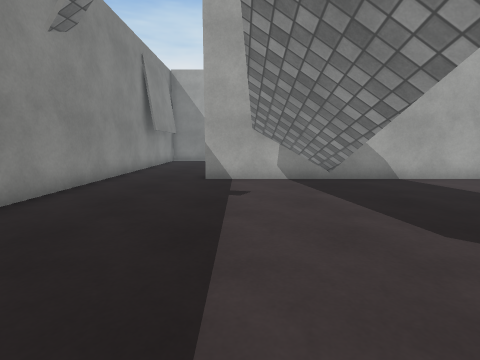
[1] (above)

21 first-person views from a walk through a 3-D level made in the Unity game engine. The camera is 1.2 m above the floor, tilts 8° down and sees 85° across. The floor is counted in squares, 1 m on a side. Each view is taken from the middle of a square. On the plan, view 1 faces up. The plan holds only what a view shows up to about 12 squares ahead; the rest is blank. The place goes on beyond the plan. The player is left out. Surface patterns are stand-ins for the level's own textures.

[2]
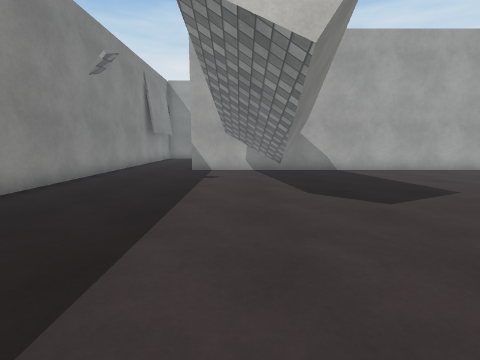

[3]
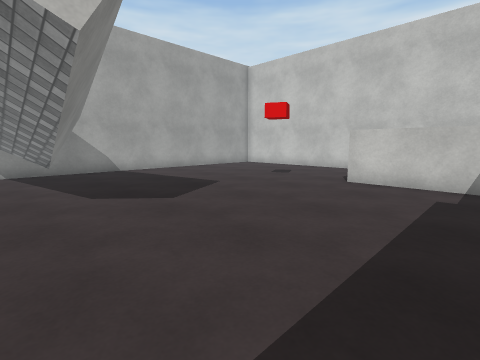

[4]
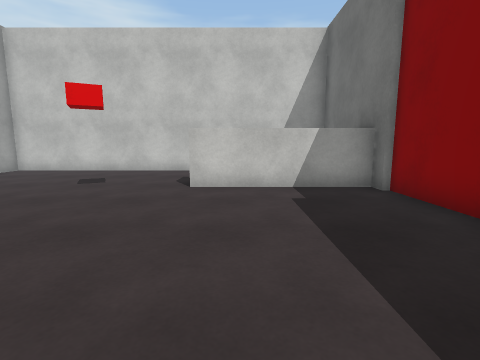

[5]
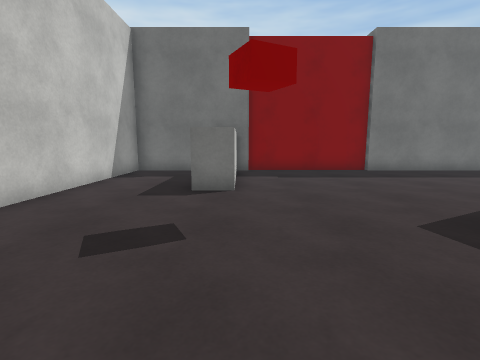

[6]
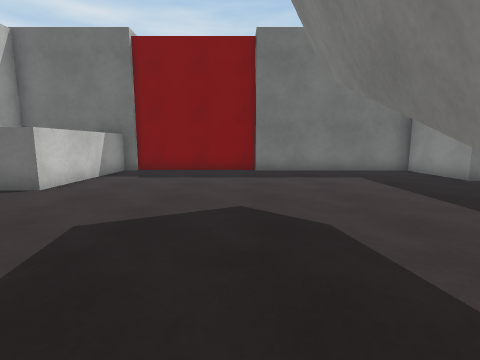

[7]
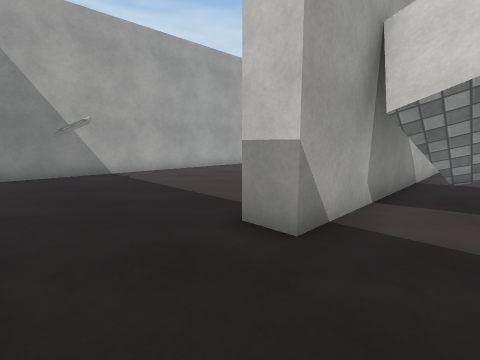

[8]
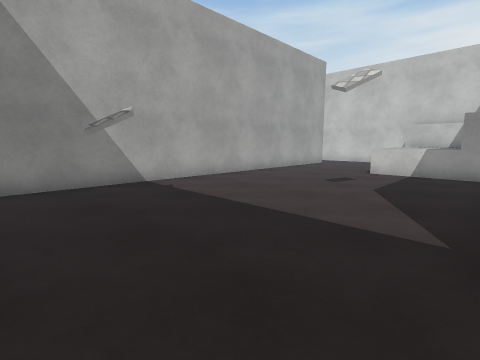

[9]
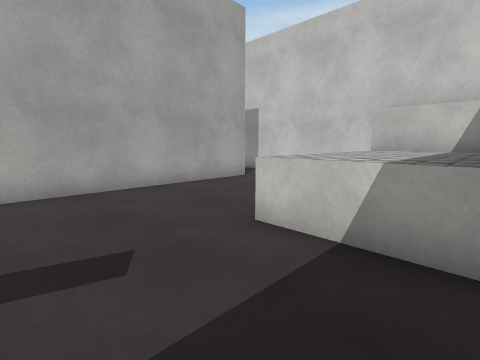

[10]
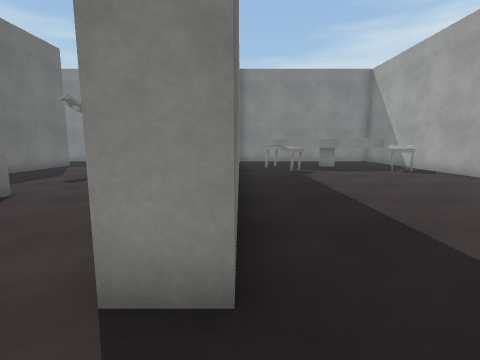

[11]
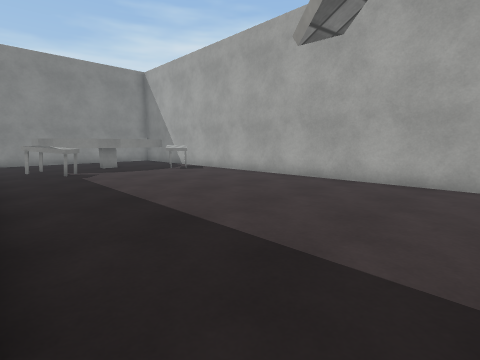

[12]
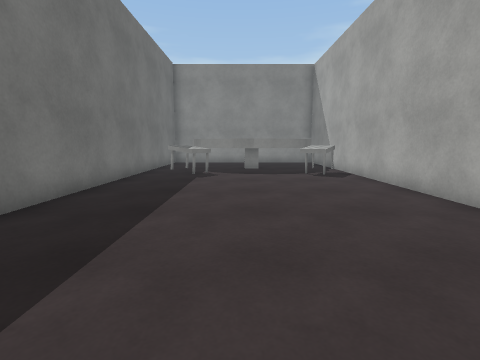

[13]
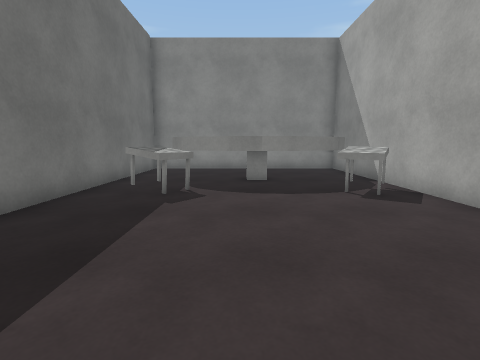

[14]
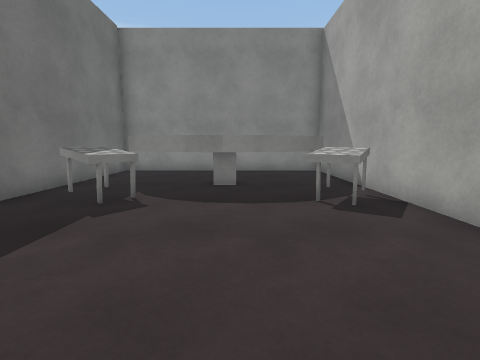

[15]
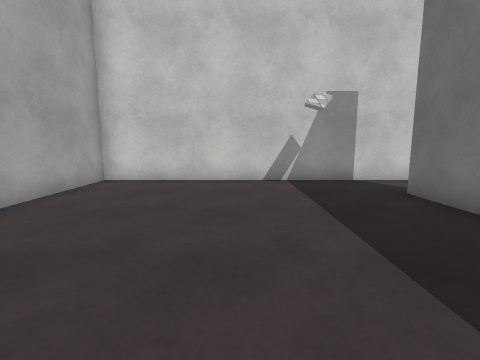

[16]
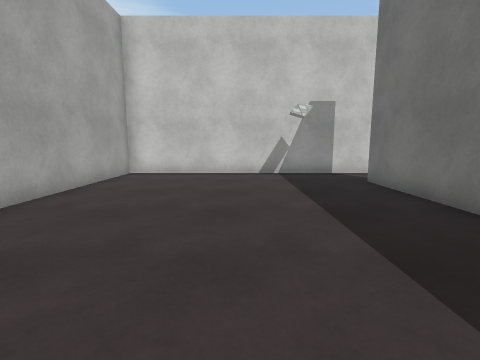

[17]
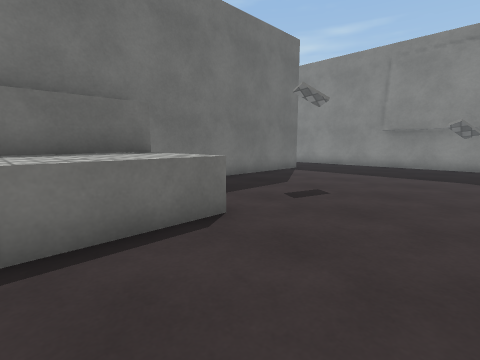

[18]
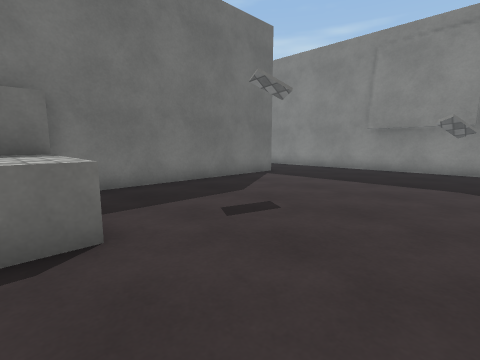

[19]
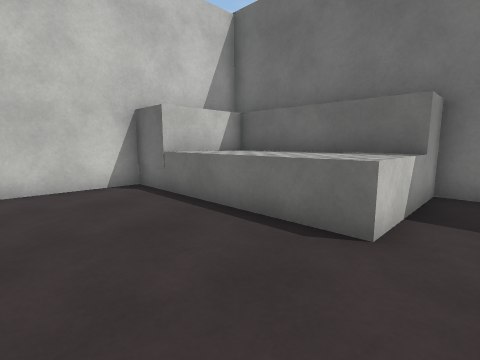

[20]
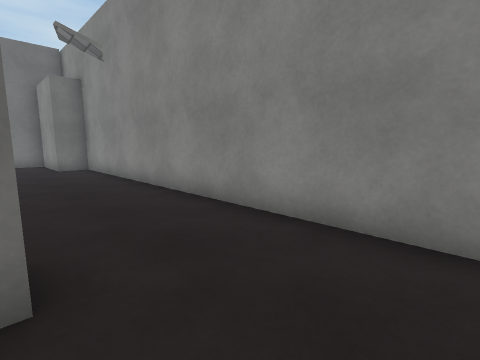

[21]
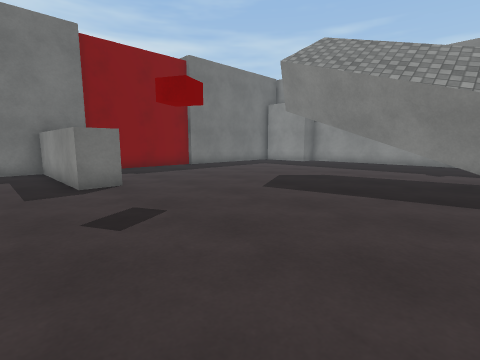

### Floor plan
Key: @ floor where view 1 was taken; # wall or solid block; . floor; ^ raised ledge; T thing the floor can be seen under or through; O other object.
Columns run from 5 left of view 1 to 14 right of it. Each row starts with its distance up from view 1.
 28     ################
 27  ###  O............#
 26  #.^^^OO...........#
 25  #^  ^.O...........#
 24  #^ ^ ^............#
 23  #^ ^ ^............#
 22  #^  ^O............#
 21  #.^^^OO...........#
 20  #....O............#
 19 #################..#
 18  ################..#
 17  ..................#
 16 #..#...............#
 15 #..................#
 14 #................###
 13 #...........^^^^^#
 12 #...........^^^^^#
 11 #...........^#####
 10 #...##############
  9 #...################
  8 #.....TTT..........#
  7 #.....TTT..........#
  6 #......TT..........#
  5 #......TT..........#
  4 #......T...........#
  3 #..................#
  2 #..................#
  1 #..................#
  0 #....@........##...#
 -1 #.............##...#
 -2 ##............##...#
 -3  #............##...#
 -4  #............##...#
 -5  ###################

Positions as (right, up) in squares from view 1, and headings:
1: (0, 0), facing up
2: (1, -3), facing up
3: (1, -3), facing up-right
4: (2, -1), facing right
5: (9, 7), facing down
6: (4, 7), facing down
7: (-4, 7), facing up-right
8: (-4, 10), facing up-right
9: (4, 11), facing up-right
10: (13, 19), facing left
11: (13, 19), facing up-left
12: (12, 23), facing left
13: (8, 23), facing left
14: (7, 24), facing left
15: (5, 23), facing right
16: (3, 23), facing right
17: (10, 17), facing down-left
18: (8, 17), facing down-left
19: (6, 17), facing down-right
20: (-1, 12), facing down-left
21: (12, 8), facing down-left
